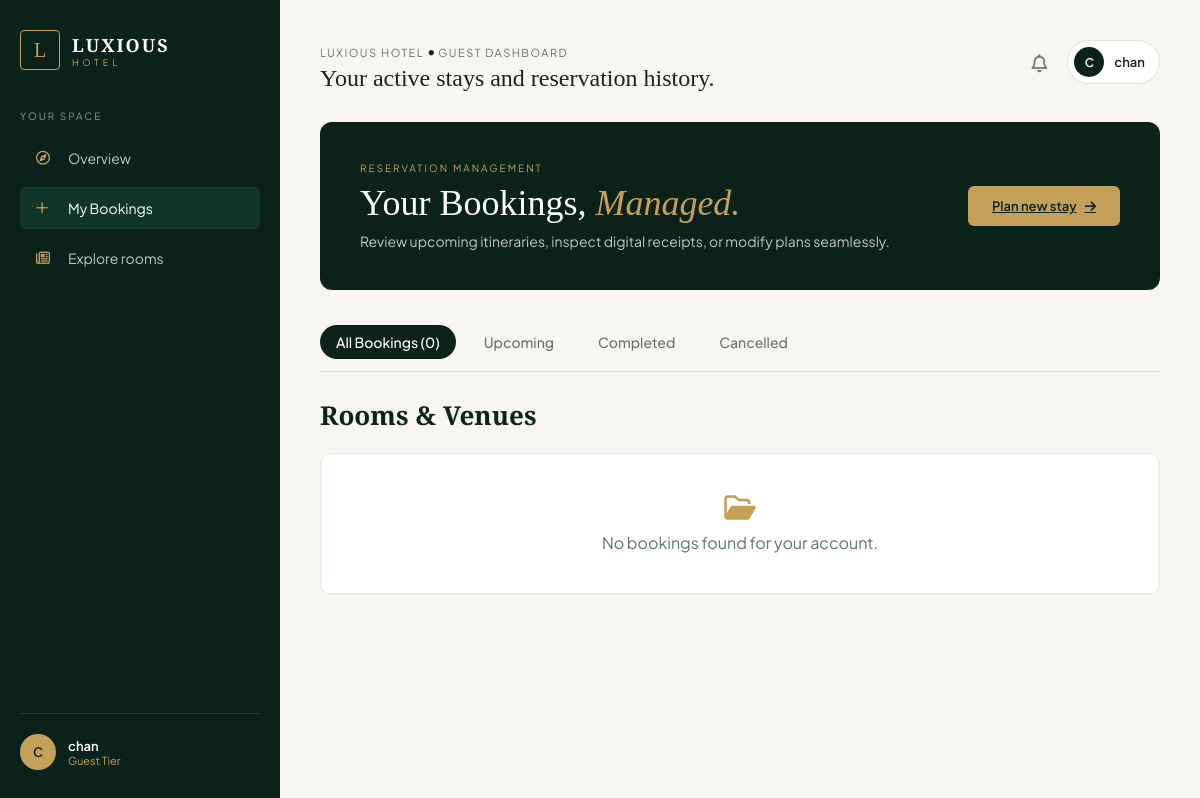
/my_bookings/ (signed in), run on an earlier commit of the app's database.
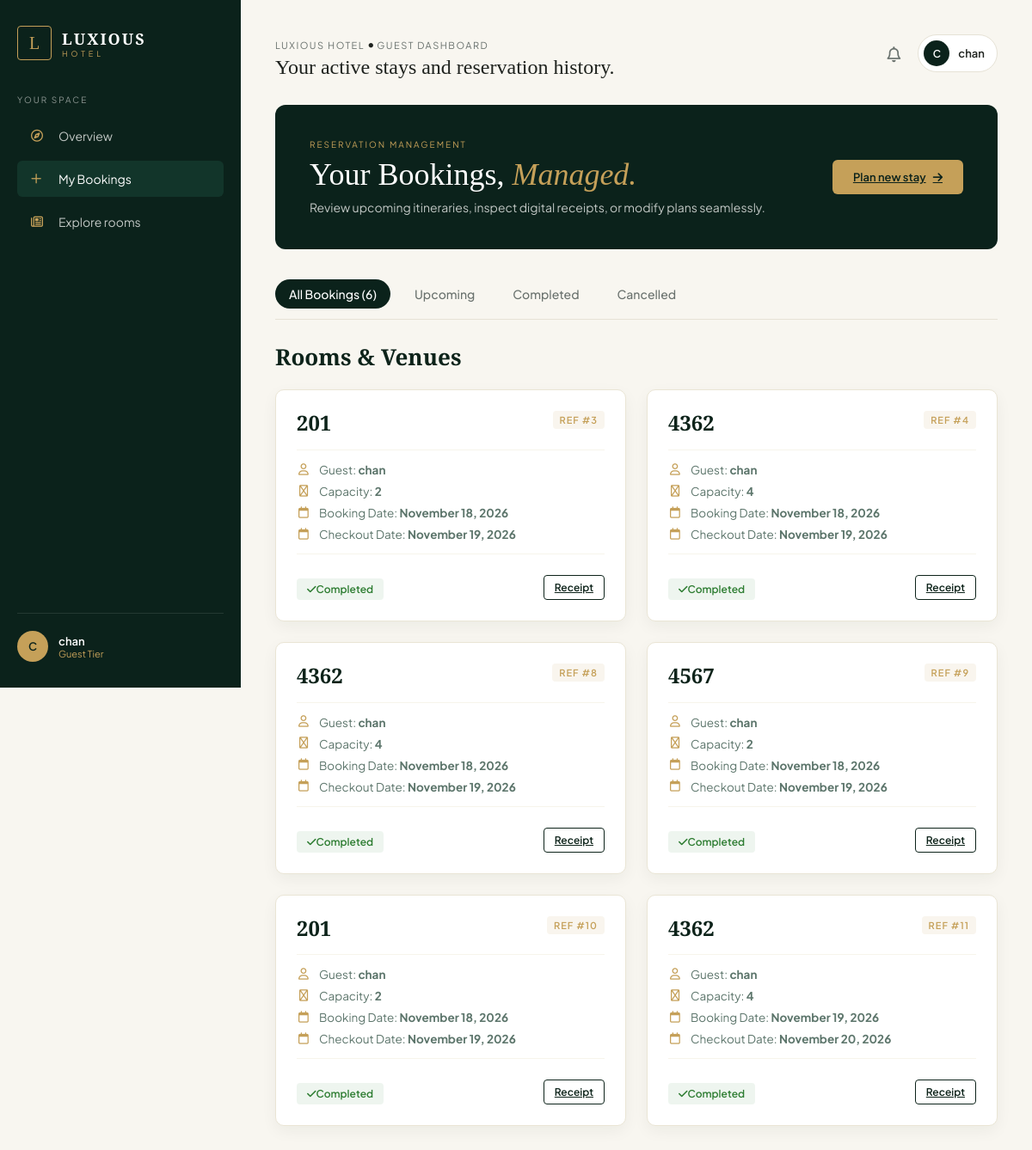
And on a later commit of the database.
### App/models.py (models this page shows, shortened)
class Booking(models.Model):
    reservation_number = models.CharField(max_length=20, unique=True, blank=True)   # Unique Reservations number generated from UUID
    user = models.ForeignKey(User, on_delete=models.CASCADE)                        # Tracks the current active / logged in user
    venue = models.ForeignKey(Room, on_delete=models.CASCADE)                       # Selects the room info the user chose
    booking_date = models.DateTimeField()                                           # The reservation date selected by user
    checkout_date = models.DateTimeField()                                          # Check_out date selected by user
    status = models.CharField(max_length=50, default='Confirmed')                   # Status of the booking
    created_at = models.DateTimeField(auto_now_add=True)                            # Uploads when the booking was created
    itineraries = models.ManyToManyField(Itinerarie,blank=True)
    @property
    def current_status(self):
        now = timezone.now()
        if self.status.lower() in ['Completed', 'Cancelled']:
            return self.status
        if now > self.checkout_date:
            return 'Completed'
        elif now <= self.booking_date <= (now + timedelta(hours=24)):
            return 'Upcoming'
        return self.status

class Room(models.Model):
    ROOM_TYPES = [
        ('Standard', 'Standard Room'),
        ('Deluxe', 'Deluxe / Suite'),
        ('VIP', 'Important Guest'),
        ('Deluxe Plus', 'Delux Capacity')
    ]
    name = models.CharField(max_length=150)                                                     # Name of the Room / Room Number
    room_type = models.CharField(max_length=50, choices=ROOM_TYPES, default='Standard')         # ROOM_TYPES
    capacity = models.IntegerField()                                                            # Capacity (1-4)
    is_available = models.BooleanField(default=True)                                            # Room availability
    price_per_night = models.IntegerField(default=0)                                            # Room Price
    room_description = models.TextField(max_length=5000, default='Failed to load description')  # Room Description

### App/views.py (the view)
# urls.py: path('my_bookings/', views.my_bookings_view, name="my_bookings"),
@login_required
def my_bookings_view(request):
    user_bookings = Booking.objects.filter(user=request.user)
    context = {
        'recent_bookings': user_bookings,
    }
    return render(request, 'page/my_bookings.html', context)

### App/templates/page/my_bookings.html (shortened to what this page needs)
{% load static %}
<!DOCTYPE html>
<html lang="en">
<head>
    <link rel="stylesheet" href="{% static 'style/my_bookings.css' %}">
    <link rel="stylesheet" href="https://cdnjs.cloudflare.com/ajax/libs/font-awesome/6.4.0/css/all.min.css">
</head>
<body>
    <div class="dashboard-container">
        <aside class="sidebar">
            <div class="brand">
                <div class="logo-mark">L</div>
                <div class="brand-text">
                    <h1>LUXIOUS</h1>
                    <p>HOTEL</p>
                </div>
            </div>
            <div class="nav-section-title">YOUR SPACE</div>
            <nav class="nav-links">
                <a href="{% url 'homepage' %}" class="nav-item"><i class="fa-regular fa-compass"></i> Overview</a>
                <a href="{% url 'my_bookings' %}" class="nav-item active"><i class="fa-regular fa-plus"></i> My Bookings</a>
                <a href="{% url 'landing' %}#rooms" class="nav-item"><i class="fa-regular fa-newspaper"></i> Explore rooms</a>
            </nav>
            <div class="sidebar-footer">
                <div class="user-avatar-small">{{ request.user.username|slice:":1"|upper }}</div>
                <div class="user-info-small">
                    <span class="username">{{ request.user.username }}</span>
                    <span class="user-status">Guest Tier</span>
                </div>
            </div>
        </aside>
        <main class="main-content">
            <header class="top-header">
                <div class="header-breadcrumb">
                    <span>LUXIOUS HOTEL</span> • <span>GUEST DASHBOARD</span>
                    <h2>Your active stays and reservation history.</h2>
                </div>
                <div class="header-profile">
                    <span class="notification-badge"><i class="fa-regular fa-bell"></i></span>
                    <div class="profile-pill">
                        <div class="avatar">{{ request.user.username|slice:":1"|upper }}</div>
                        <span class="profile-name">{{ request.user.username }}</span>
                    </div>
                </div>
            </header>
            <section class="welcome-banner">
                <div class="banner-text">
                    <span class="sub-tag">RESERVATION MANAGEMENT</span>
                    <h1>Your Bookings, <span class="italic">Managed.</span></h1>
                    <p>Review upcoming itineraries, inspect digital receipts, or modify plans seamlessly.</p>
                </div>
                <a href="{% url 'landing' %}#rooms" class="plan-btn">Plan new stay <i class="fa-solid fa-arrow-right"></i></a>
            </section>
            <div class="tabs-container">
                <button class="tab-btn active" data-filter="all">All Bookings (<span id="count-all">{{ recent_bookings|length }}</span>)</button>
                <button class="tab-btn" data-filter="upcoming">Upcoming</button>
                <button class="tab-btn" data-filter="completed">Completed</button>
                <button class="tab-btn" data-filter="cancelled">Cancelled</button>
            </div>
            <h2 style="font-family: 'Cormorant Garamond', serif; font-size: 26px; color: #0d231a; margin-top: 10px;">Rooms & Venues</h2>
            <div class="rooms-grid">
                {% for booking in recent_bookings %}
                <div class="room-card" data-status="{{ booking.status|lower }}">
                    <div>
                        <div class="card-header-flex">
                            <div class="room-title">{{ booking.venue.name }}</div>
                            <span class="booking-ref">Ref #{{ booking.id }}</span>
                        </div>
                        <div class="card-body-details">
                            <div class="detail-row">
                                <i class="fa-regular fa-user"></i>
                                <span>Guest: <strong>{{ request.user.username }}</strong></span>
                            </div>
                            <div class="detail-row">
                                <i class="fa-regular fa-users"></i>
                                <span>Capacity: <strong>{{ booking.venue.capacity }}</strong></span>
                            </div>
                            <div class="detail-row">
                                <i class="fa-regular fa-calendar"></i>
                                <span>Booking Date: <strong>{{ booking.booking_date|date:"F j, Y" }}</strong></span>
                            </div>
                            <div class="detail-row">
                                <i class="fa-regular fa-calendar"></i>
                                <span>Checkout Date: <strong>{{ booking.checkout_date|date:"F j, Y" }}</strong></span>
                            </div>
                        </div>
                    </div>
                    <div class="room-footer">
                        <div>
                            <span class="badge-available"><i class="fa-solid fa-check"></i>{{ booking.current_status }}</span>
                        </div>
                        <a href="{% url 'confirmation' booking.reservation_number %}" class="btn-receipt">Receipt</a>
                    </div>
                </div>
                {% empty %}
                <div style="grid-column: 1 / -1; background: #ffffff; padding: 40px; border-radius: 10px; text-align: center; color: #5c756b; border: 1px solid #eae5d5;">
                    <i class="fa-regular fa-folder-open" style="font-size: 28px; color: #c5a059; margin-bottom: 10px; display: block;"></i>
                    No bookings found for your account.
                </div>
                {% endfor %}
            </div>
        </main>
    </div>
</body>
</html>

### App/templates/page/my_bookings.html (style rules this page uses)
.rooms-grid { display: grid !important; grid-template-columns: repeat(auto-fill, minmax(320px, 1fr)) !important; gap: 24px !important; margin-top: 20px !important; }
.room-card { background: #ffffff !important; border-radius: 10px !important; padding: 24px !important; box-shadow: 0 6px 18px rgba(13, 35, 26, 0.05) !important; display: flex !important; flex-direction: column !important; justify-content: space-between !important; border: 1px solid #eae5d5 !important; transition: transform 0.2s ease, box-shadow 0.2s ease; }
.card-header-flex { display: flex; justify-content: space-between; align-items: flex-start; margin-bottom: 12px; }
.room-title { font-family: 'Cormorant Garamond', serif !important; font-size: 24px !important; font-weight: 700 !important; color: #0d231a !important; line-height: 1.2; }
.booking-ref { font-size: 11px; font-weight: 600; text-transform: uppercase; letter-spacing: 1px; color: #c5a059; background: rgba(197, 160, 89, 0.1); padding: 4px 8px; border-radius: 4px; }
.card-body-details { display: flex; flex-direction: column; gap: 8px; margin-bottom: 20px; border-top: 1px solid #f7f4eb; border-bottom: 1px solid #f7f4eb; padding: 14px 0; }
.detail-row { display: flex; align-items: center; gap: 10px; font-size: 13.5px; color: #5c756b; }
.detail-row i { width: 16px; color: #c5a059; text-align: center; }
.room-footer { display: flex !important; justify-content: space-between !important; align-items: center !important; padding-top: 4px !important; }
.badge-available { color: #2e7d32 !important; font-weight: 600 !important; font-size: 12px !important; background: rgba(46, 125, 50, 0.08) !important; padding: 5px 12px !important; border-radius: 4px !important; }
.btn-receipt { background: transparent; border: 1px solid #0d231a; color: #0d231a; padding: 6px 12px; border-radius: 4px; font-size: 12px; font-weight: 600; cursor: pointer; transition: all 0.2s; }

What changed in the data, as far as the page shows it:
added Booking: venue.name "201", id "3", {{ request.user.username }} "chan", venue.capacity "2", booking_date "November 18, 2026", checkout_date "November 19, 2026", current_status "Completed"
added Booking: venue.name "4362", id "4", {{ request.user.username }} "chan", venue.capacity "4", booking_date "November 18, 2026", checkout_date "November 19, 2026", current_status "Completed"
added Booking: venue.name "4362", id "8", {{ request.user.username }} "chan", venue.capacity "4", booking_date "November 18, 2026", checkout_date "November 19, 2026", current_status "Completed"
now on this page (row edited): Booking: venue.name "4567", id "9", {{ request.user.username }} "chan", venue.capacity "2", booking_date "November 18, 2026", checkout_date "November 19, 2026", current_status "Completed"
added Booking: venue.name "201", id "10", {{ request.user.username }} "chan", venue.capacity "2", booking_date "November 18, 2026", checkout_date "November 19, 2026", current_status "Completed"
added Booking: venue.name "4362", id "11", {{ request.user.username }} "chan", venue.capacity "4", booking_date "November 19, 2026", checkout_date "November 20, 2026", current_status "Completed"
Also different on the page:
{{ recent_bookings|length }}: "0" → "6"
text no longer shown: "No bookings found for your account."
